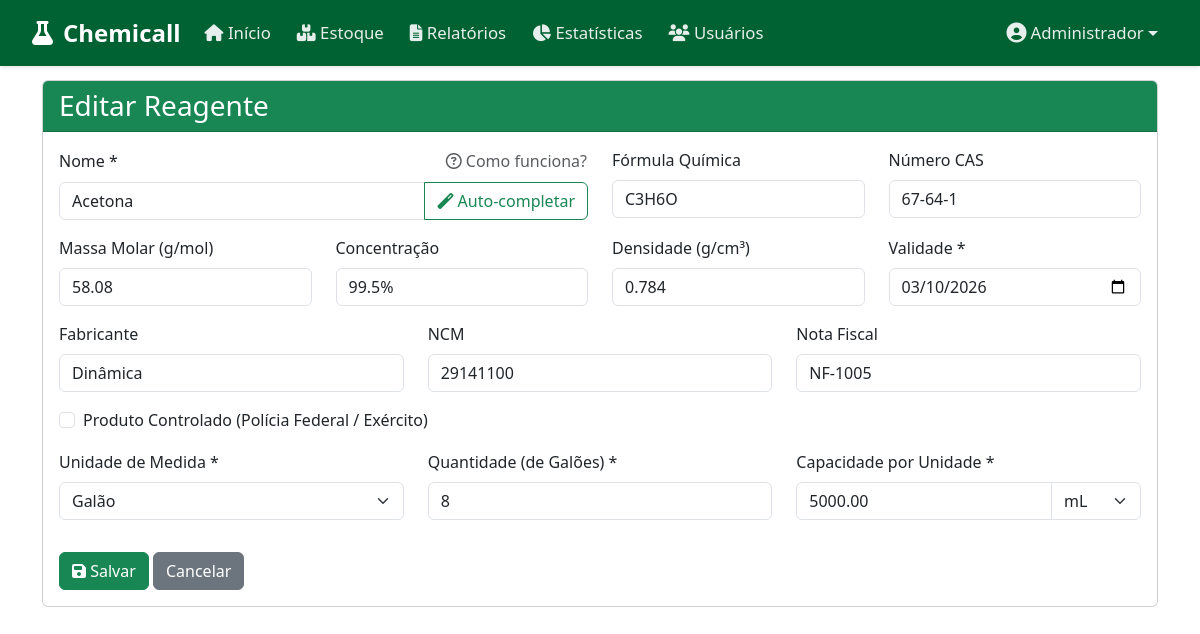
/src/telas/reagentes/form.php?id=5 (signed in), run on the app's committed database.
### tables this page shows
CREATE TABLE funcionario (
    cod_funcionario INT AUTO_INCREMENT PRIMARY KEY,
    senha VARCHAR(255) NOT NULL,
    nome VARCHAR(100) NOT NULL,
    matricula VARCHAR(50) NULL,
    email VARCHAR(255) NOT NULL UNIQUE,
    email_secundario VARCHAR(255) NULL,
    tipo VARCHAR(20) DEFAULT 'user',
    status VARCHAR(20) NOT NULL DEFAULT 'ativo',
    cargo VARCHAR(100) NULL,
    acesso_controlados TINYINT(1) NOT NULL DEFAULT 0
);

CREATE TABLE reagentes (
    id INT AUTO_INCREMENT PRIMARY KEY,
    nome VARCHAR(255) NOT NULL,
    formula_quimica VARCHAR(100) DEFAULT NULL,
    massa_molar DECIMAL(10, 2) DEFAULT NULL,
    concentracao VARCHAR(50) DEFAULT NULL,
    densidade DECIMAL(10, 3) DEFAULT NULL,
    validade DATE DEFAULT NULL,
    fabricante VARCHAR(100) DEFAULT NULL,
    condicao ENUM('aberto', 'fechado') DEFAULT 'fechado',
    numero_cas VARCHAR(50) DEFAULT NULL,
    numero_ncm VARCHAR(50) DEFAULT NULL,
    numero_nota_fiscal VARCHAR(100) DEFAULT NULL,
    quantidade INT NOT NULL DEFAULT 0,
    quantidade_original INT NOT NULL DEFAULT 0,
    unidade_medida VARCHAR(20) NOT NULL DEFAULT 'frasco',
    capacidade_medida DECIMAL(10, 2) DEFAULT NULL,
    unidade_capacidade VARCHAR(10) DEFAULT 'ml',
    controlado TINYINT(1) DEFAULT 0,
    ativo TINYINT(1) DEFAULT 1,
    created_at TIMESTAMP DEFAULT CURRENT_TIMESTAMP
);

### src/controllers/FuncionarioController.php (called while the page is built, shortened)
<?php
class FuncionarioController
{
    private PDO $conn;
    public function __construct(PDO $db)
    {
        $this->conn = $db;
    }
    public function buscarPorId($id)
    {
        try {
            $stmt = $this->conn->prepare('SELECT * FROM funcionario WHERE cod_funcionario = :id');
            $stmt->execute([':id' => (int) $id]);
            return $stmt->fetch();
        } catch (PDOException $e) {
            error_log('[Chemicall] Falha ao buscar usuário: ' . $e->getMessage());
            return false;
        }
    }
}

### src/controllers/ReagenteController.php (called while the page is built, shortened)
<?php
class ReagenteController
{
    private PDO $conn;
    public function __construct(PDO $db)
    {
        $this->conn = $db;
    }
    public function buscarPorId($id)
    {
        try {
            $stmt = $this->conn->prepare('SELECT * FROM reagentes WHERE id = :id');
            $stmt->execute([':id' => (int) $id]);
            return $stmt->fetch();
        } catch (PDOException $e) {
            error_log('[Chemicall] Falha ao buscar reagente: ' . $e->getMessage());
            return false;
        }
    }
}

### src/config/bootstrap.php (called while the page is built, shortened)
<?php
function e($valor): string
{
    return htmlspecialchars((string) ($valor ?? ''), ENT_QUOTES | ENT_SUBSTITUTE, 'UTF-8');
}

### src/telas/reagentes/form.php (the view, shortened to what this page needs)
<?php
require_once __DIR__ . '/../../controllers/AuthController.php';
require_once __DIR__ . '/../../controllers/ReagenteController.php';
require_once __DIR__ . '/../../db/db_connection.php';
$controller = new ReagenteController($conn);
$id = filter_var($_GET['id'] ?? null, FILTER_VALIDATE_INT) ?: null;
$reagente = [];
if ($id) {
    $reagente = $controller->buscarPorId($id);
}
?>
<!DOCTYPE html>
<html lang="pt-br">
<head>
    <link href="https://cdn.jsdelivr.net/npm/bootstrap@5.3.3/dist/css/bootstrap.min.css" rel="stylesheet">
    <link rel="stylesheet" href="https://cdnjs.cloudflare.com/ajax/libs/font-awesome/6.5.2/css/all.min.css">
</head>
<body>
    <?php include '../../componentes/header.php'; ?>
    <div class="container mt-4 mb-5">
        <div class="card">
            <div class="card-header bg-success text-white">
                <h3 class="mb-0"><?php echo $id ? 'Editar' : 'Novo'; ?> Reagente</h3>
            </div>
            <div class="card-body">
                <form method="POST">
                    <div class="row">
                        <div class="col-md-6 mb-3">
                            <label class="form-label d-flex align-items-center justify-content-between">
                                <span>Nome *</span>
                                <button type="button" class="btn btn-link p-0 text-decoration-none text-muted small" data-bs-toggle="modal" data-bs-target="#modalHelpPubChem" title="Como funciona o preenchimento automático?">
                                    <i class="far fa-question-circle"></i> Como funciona?
                                </button>
                            </label>
                            <div class="input-group">
                                <input type="text" name="nome" id="nome_reagente" class="form-control" required value="<?php echo e($reagente['nome'] ?? ''); ?>">
                                <button class="btn btn-outline-success" type="button" id="btn_buscar_pubchem" title="Buscar dados no PubChem">
                                    <i class="fas fa-magic"></i> Auto-completar
                                </button>
                            </div>
                        </div>
                        <div class="col-md-3 mb-3">
                            <label class="form-label">Fórmula Química</label>
                            <input type="text" name="formula_quimica" id="formula_quimica" class="form-control" value="<?php echo e($reagente['formula_quimica'] ?? ''); ?>">
                        </div>
                        <div class="col-md-3 mb-3">
                            <label class="form-label">Número CAS</label>
                            <input type="text" name="numero_cas" id="numero_cas" class="form-control" value="<?php echo e($reagente['numero_cas'] ?? ''); ?>">
                        </div>
                    </div>
                    <div class="row">
                        <div class="col-md-3 mb-3">
                            <label class="form-label">Massa Molar (g/mol)</label>
                            <input type="number" step="0.01" name="massa_molar" id="massa_molar" class="form-control" value="<?php echo e($reagente['massa_molar'] ?? ''); ?>">
                        </div>
                        <div class="col-md-3 mb-3">
                            <label class="form-label">Concentração</label>
                            <input type="text" name="concentracao" class="form-control" value="<?php echo e($reagente['concentracao'] ?? ''); ?>">
                        </div>
                        <div class="col-md-3 mb-3">
                            <label class="form-label">Densidade (g/cm³)</label>
                            <input type="number" step="0.001" name="densidade" class="form-control" value="<?php echo e($reagente['densidade'] ?? ''); ?>">
                        </div>
                        <div class="col-md-3 mb-3">
                            <label class="form-label">Validade *</label>
                            <input type="date" name="validade" class="form-control" required value="<?php echo e($reagente['validade'] ?? ''); ?>">
                        </div>
                    </div>
                    <div class="row">
                        <div class="col-md-4 mb-3">
                            <label class="form-label">Fabricante</label>
                            <input type="text" name="fabricante" class="form-control" value="<?php echo e($reagente['fabricante'] ?? ''); ?>">
                        </div>
                        <div class="col-md-4 mb-3">
                            <label class="form-label">NCM</label>
                            <input type="text" name="numero_ncm" class="form-control" value="<?php echo e($reagente['numero_ncm'] ?? ''); ?>">
                        </div>
                        <div class="col-md-4 mb-3">
                            <label class="form-label">Nota Fiscal</label>
                            <input type="text" name="numero_nota_fiscal" class="form-control" value="<?php echo e($reagente['numero_nota_fiscal'] ?? ''); ?>">
                        </div>
                    </div>
                    <div class="row">
                        <div class="col-md-12 mb-3">
                            <div class="form-check">
                                <input class="form-check-input" type="checkbox" name="controlado" id="controlado" <?php echo (isset($reagente['controlado']) && $reagente['controlado']) ? 'checked' : ''; ?>>
                                <label class="form-check-label" for="controlado">
                                    Produto Controlado (Polícia Federal / Exército)
                                </label>
                            </div>
                        </div>
                    </div>
                    <div class="row">
                        <div class="col-md-4 mb-3">
                            <label class="form-label">Unidade de Medida *</label>
                            <select name="unidade_medida" id="unidade_medida" class="form-select" required>
                                <?php
                                $unidades = [
                                    'frasco' => 'Frasco',
                                    'galão' => 'Galão',
                                    'litro' => 'Litro',
                                    'ml' => 'mL',
                                    'kg' => 'Kg',
                                    'g' => 'g',
                                    'mg' => 'mg'
                                ];
                                $selectedUnidade = $reagente['unidade_medida'] ?? 'frasco';
                                foreach ($unidades as $val => $lbl):
                                ?>
                                    <option value="<?php echo $val; ?>" <?php echo $selectedUnidade === $val ? 'selected' : ''; ?>><?php echo $lbl; ?></option>
                                <?php endforeach; ?>
                            </select>
                        </div>
                        <div class="col-md-4 mb-3">
                            <label class="form-label" id="label_quantidade">Quantidade *</label>
                            <input type="number" name="quantidade" class="form-control" required value="<?php echo e($reagente['quantidade'] ?? '0'); ?>">
                        </div>
                        <div class="col-md-4 mb-3" id="container_capacidade">
                            <label class="form-label">Capacidade por Unidade *</label>
                            <div class="input-group">
                                <input type="number" step="0.01" name="capacidade_medida" id="capacidade_medida" class="form-control" value="<?php echo e($reagente['capacidade_medida'] ?? ''); ?>">
                                <select name="unidade_capacidade" id="unidade_capacidade" class="form-select" style="max-width: 90px;">
                                    <?php
                                    $uni_caps = ['ml' => 'mL', 'g' => 'g'];
                                    $selectedUniCap = $reagente['unidade_capacidade'] ?? 'ml';
                                    foreach ($uni_caps as $val => $lbl):
                                    ?>
                                        <option value="<?php echo $val; ?>" <?php echo $selectedUniCap === $val ? 'selected' : ''; ?>><?php echo $lbl; ?></option>
                                    <?php endforeach; ?>
                                </select>
                            </div>
                        </div>
                    </div>
                    <div class="mt-3">
                        <button type="submit" class="btn btn-success"><i class="fas fa-save"></i> Salvar</button>
                        <a href="index.php" class="btn btn-secondary">Cancelar</a>
                    </div>
                </form>
            </div>
        </div>
    </div>
</body>
</html>

### src/componentes/header.php (shortened to what this page needs)
<?php
require_once __DIR__ . '/../db/db_connection.php';
require_once __DIR__ . '/../controllers/FuncionarioController.php';
$userType = $_SESSION['user_type'] ?? 'user';
$userId = (int) $_SESSION['user_id'];
$funcionarioCtrl = new FuncionarioController($conn);
$usuarioLogado = $funcionarioCtrl->buscarPorId($userId);
?>
<nav class="navbar navbar-expand-lg fixed-top">
    <div class="container-fluid">
        <a class="navbar-brand" href="../dashboard/index.php">
            <i class="fas fa-flask"></i> Chemicall
        </a>
        <div class="collapse navbar-collapse" id="navbarNav">
            <ul class="navbar-nav me-auto">
                <li class="nav-item">
                    <a class="nav-link" href="../dashboard/index.php">
                        <i class="fas fa-home"></i> Início
                    </a>
                </li>
                <li class="nav-item">
                    <a class="nav-link" href="../reagentes/index.php">
                        <i class="fas fa-boxes"></i> Estoque
                    </a>
                </li>
                <?php if ($userType === 'admin' || $userType === 'gestor'): ?>
                <li class="nav-item">
                    <a class="nav-link" href="../relatorio/relatorios.php">
                        <i class="fas fa-file-alt"></i> Relatórios
                    </a>
                </li>
                <li class="nav-item">
                    <a class="nav-link" href="../relatorio/estatisticas.php">
                        <i class="fas fa-chart-pie"></i> Estatísticas
                    </a>
                </li>
                <?php endif; ?>
                <?php if ($userType === 'admin'): ?>
                <li class="nav-item">
                    <a class="nav-link" href="../usuarios/index.php">
                        <i class="fas fa-users"></i> Usuários
                    </a>
                </li>
                <?php endif; ?>
            </ul>
            <div class="d-flex align-items-center">
                <div class="dropdown">
                    <a class="nav-link dropdown-toggle d-flex align-items-center text-white" href="#" role="button" data-bs-toggle="dropdown" aria-expanded="false" style="cursor: pointer; background: none; border: none; font-weight: 500; text-decoration: none;">
                        <i class="fas fa-user-circle me-1" style="font-size: 1.25rem;"></i>
                        <?php echo htmlspecialchars($usuarioLogado['nome'] ?? $_SESSION['user_name'] ?? 'Usuário'); ?>
                    </a>
                </div>
            </div>
        </div>
    </div>
</nav>

### src/componentes/header.php (style rules this page uses)
.navbar { background-color: #006233; padding: 10px 20px; box-shadow: 0 2px 4px rgba(0,0,0,0.1); }
.navbar-brand { color: white !important; font-weight: bold; font-size: 1.5rem; display: flex; align-items: center; gap: 10px; }
.navbar-nav .nav-link, .navbar .dropdown .dropdown-toggle { color: rgba(255,255,255,0.9) !important; font-size: 1.05rem; margin-right: 10px; transition: all 0.3s ease; }
.dropdown-toggle::after { vertical-align: middle; }

### data on the page
funcionario: nome "Administrador"
reagentes: nome "Acetona", formula_quimica "C3H6O", numero_cas "67-64-1", massa_molar "58.08", concentracao "99.5%", densidade "0.784", validade "03/10/2026", fabricante "Dinâmica", numero_ncm "29141100", numero_nota_fiscal "NF-1005", unidade_medida "Galão", quantidade "8", capacidade_medida "5000.00", unidade_capacidade "mL"
